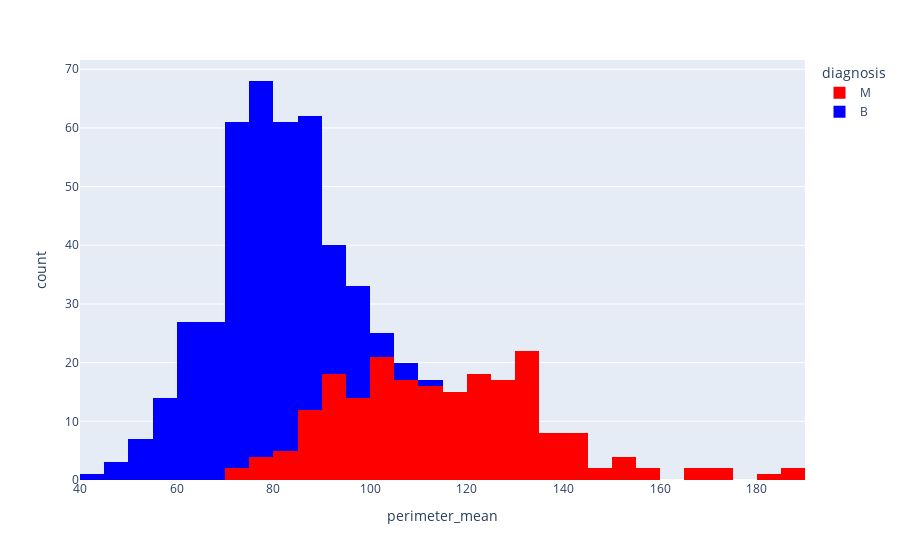

The notebook cell this image was saved under:
### Code cell
px.histogram(data_frame=df,x='perimeter_mean',color='diagnosis',color_discrete_sequence=['red','blue'])

### Figure 1 — Plotly figure (JSON) as saved in the notebook; plotly's stock layout.template omitted (floating-point values rounded to 4 significant figures; data arrays with more than 128 entries replaced by an {"elided": "..."} marker saying what was removed)
{"data": [{"alignmentgroup": "True", "bingroup": "x", "hovertemplate": "diagnosis=M<br>perimeter_mean=%{x}<br>count=%{y}<extra></extra>", "legendgroup": "M", "marker": {"color": "red", "pattern": {"shape": ""}}, "name": "M", "offsetgroup": "M", "orientation": "v", "showlegend": true, "type": "histogram", "x": {"elided": "212 float values"}, "xaxis": "x", "yaxis": "y"}, {"alignmentgroup": "True", "bingroup": "x", "hovertemplate": "diagnosis=B<br>perimeter_mean=%{x}<br>count=%{y}<extra></extra>", "legendgroup": "B", "marker": {"color": "blue", "pattern": {"shape": ""}}, "name": "B", "offsetgroup": "B", "orientation": "v", "showlegend": true, "type": "histogram", "x": {"elided": "357 float values"}, "xaxis": "x", "yaxis": "y"}], "layout": {"barmode": "relative", "legend": {"title": {"text": "diagnosis"}, "tracegroupgap": 0}, "margin": {"t": 60}, "xaxis": {"anchor": "y", "domain": [0, 1], "title": {"text": "perimeter_mean"}}, "yaxis": {"anchor": "x", "domain": [0, 1], "title": {"text": "count"}}}}
